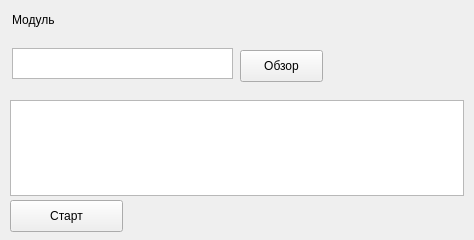
<?xml version="1.0" encoding="UTF-8"?>
<ui version="4.0">
 <class>Form</class>
 <widget class="QWidget" name="Form">
  <property name="geometry">
   <rect>
    <x>0</x>
    <y>0</y>
    <width>474</width>
    <height>240</height>
   </rect>
  </property>
  <property name="windowTitle">
   <string>Роботизация</string>
  </property>
  <widget class="QLabel" name="label">
   <property name="geometry">
    <rect>
     <x>12</x>
     <y>12</y>
     <width>49</width>
     <height>16</height>
    </rect>
   </property>
   <property name="text">
    <string>Модуль</string>
   </property>
  </widget>
  <widget class="QListWidget" name="listWidget">
   <property name="geometry">
    <rect>
     <x>10</x>
     <y>100</y>
     <width>454</width>
     <height>96</height>
    </rect>
   </property>
  </widget>
  <widget class="QTextEdit" name="textEdit">
   <property name="geometry">
    <rect>
     <x>12</x>
     <y>48</y>
     <width>221</width>
     <height>31</height>
    </rect>
   </property>
  </widget>
  <widget class="QWidget" name="formLayoutWidget">
   <property name="geometry">
    <rect>
     <x>10</x>
     <y>30</y>
     <width>451</width>
     <height>61</height>
    </rect>
   </property>
   <layout class="QFormLayout" name="formLayout"/>
  </widget>
  <widget class="QPushButton" name="pushButton_2">
   <property name="geometry">
    <rect>
     <x>10</x>
     <y>200</y>
     <width>113</width>
     <height>32</height>
    </rect>
   </property>
   <property name="text">
    <string>Старт</string>
   </property>
  </widget>
  <widget class="QPushButton" name="pushButton">
   <property name="geometry">
    <rect>
     <x>240</x>
     <y>50</y>
     <width>83</width>
     <height>32</height>
    </rect>
   </property>
   <property name="text">
    <string>Обзор</string>
   </property>
  </widget>
 </widget>
 <resources/>
 <connections/>
</ui>
